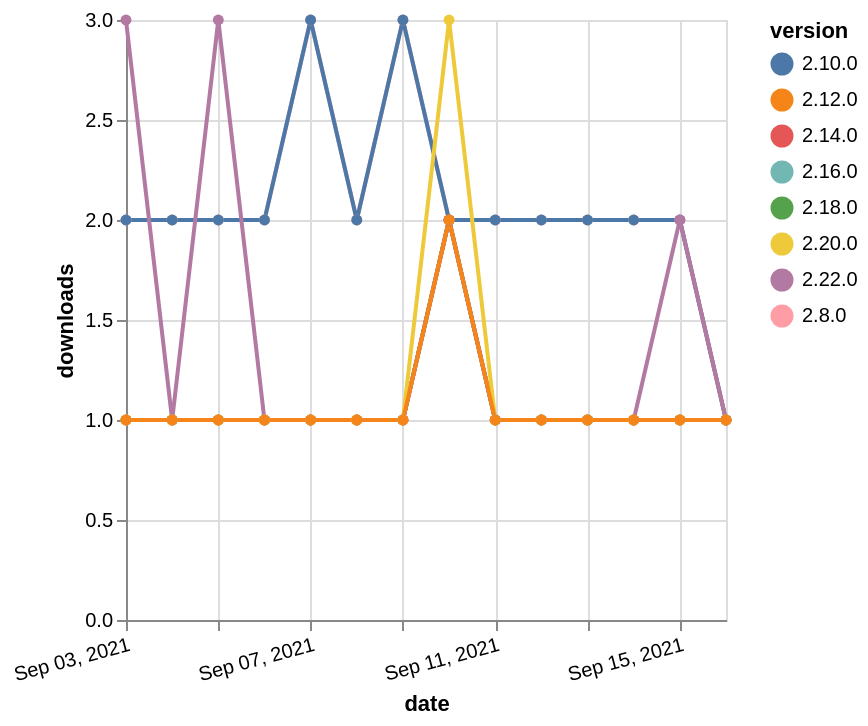

Write the Vega-Lite specification saved for this chart.
### Vega-Lite specification from a JSON file in a GitHub repository (floating-point values rounded to 4 significant figures)
{"$schema": "https://vega.github.io/schema/vega-lite/v5.json", "description": "A simple bar chart with embedded data.", "data": {"values": [{"date": "2021-09-03", "total": 190, "delta": 1, "version": "2.16.0"}, {"date": "2021-09-04", "total": 191, "delta": 1, "version": "2.16.0"}, {"date": "2021-09-05", "total": 192, "delta": 1, "version": "2.16.0"}, {"date": "2021-09-06", "total": 193, "delta": 1, "version": "2.16.0"}, {"date": "2021-09-07", "total": 194, "delta": 1, "version": "2.16.0"}, {"date": "2021-09-08", "total": 195, "delta": 1, "version": "2.16.0"}, {"date": "2021-09-09", "total": 196, "delta": 1, "version": "2.16.0"}, {"date": "2021-09-10", "total": 198, "delta": 2, "version": "2.16.0"}, {"date": "2021-09-11", "total": 199, "delta": 1, "version": "2.16.0"}, {"date": "2021-09-12", "total": 200, "delta": 1, "version": "2.16.0"}, {"date": "2021-09-13", "total": 201, "delta": 1, "version": "2.16.0"}, {"date": "2021-09-14", "total": 202, "delta": 1, "version": "2.16.0"}, {"date": "2021-09-15", "total": 203, "delta": 1, "version": "2.16.0"}, {"date": "2021-09-16", "total": 204, "delta": 1, "version": "2.16.0"}, {"date": "2021-09-03", "total": 2296, "delta": 2, "version": "2.8.0"}, {"date": "2021-09-04", "total": 2298, "delta": 2, "version": "2.8.0"}, {"date": "2021-09-05", "total": 2300, "delta": 2, "version": "2.8.0"}, {"date": "2021-09-06", "total": 2302, "delta": 2, "version": "2.8.0"}, {"date": "2021-09-07", "total": 2305, "delta": 3, "version": "2.8.0"}, {"date": "2021-09-08", "total": 2307, "delta": 2, "version": "2.8.0"}, {"date": "2021-09-09", "total": 2310, "delta": 3, "version": "2.8.0"}, {"date": "2021-09-10", "total": 2312, "delta": 2, "version": "2.8.0"}, {"date": "2021-09-11", "total": 2314, "delta": 2, "version": "2.8.0"}, {"date": "2021-09-12", "total": 2316, "delta": 2, "version": "2.8.0"}, {"date": "2021-09-13", "total": 2318, "delta": 2, "version": "2.8.0"}, {"date": "2021-09-14", "total": 2320, "delta": 2, "version": "2.8.0"}, {"date": "2021-09-15", "total": 2322, "delta": 2, "version": "2.8.0"}, {"date": "2021-09-16", "total": 2323, "delta": 1, "version": "2.8.0"}, {"date": "2021-09-03", "total": 2284, "delta": 2, "version": "2.10.0"}, {"date": "2021-09-04", "total": 2286, "delta": 2, "version": "2.10.0"}, {"date": "2021-09-05", "total": 2288, "delta": 2, "version": "2.10.0"}, {"date": "2021-09-06", "total": 2290, "delta": 2, "version": "2.10.0"}, {"date": "2021-09-07", "total": 2293, "delta": 3, "version": "2.10.0"}, {"date": "2021-09-08", "total": 2295, "delta": 2, "version": "2.10.0"}, {"date": "2021-09-09", "total": 2298, "delta": 3, "version": "2.10.0"}, {"date": "2021-09-10", "total": 2300, "delta": 2, "version": "2.10.0"}, {"date": "2021-09-11", "total": 2302, "delta": 2, "version": "2.10.0"}, {"date": "2021-09-12", "total": 2304, "delta": 2, "version": "2.10.0"}, {"date": "2021-09-13", "total": 2306, "delta": 2, "version": "2.10.0"}, {"date": "2021-09-14", "total": 2308, "delta": 2, "version": "2.10.0"}, {"date": "2021-09-15", "total": 2310, "delta": 2, "version": "2.10.0"}, {"date": "2021-09-16", "total": 2311, "delta": 1, "version": "2.10.0"}, {"date": "2021-09-03", "total": 156, "delta": 1, "version": "2.18.0"}, {"date": "2021-09-04", "total": 157, "delta": 1, "version": "2.18.0"}, {"date": "2021-09-05", "total": 158, "delta": 1, "version": "2.18.0"}, {"date": "2021-09-06", "total": 159, "delta": 1, "version": "2.18.0"}, {"date": "2021-09-07", "total": 160, "delta": 1, "version": "2.18.0"}, {"date": "2021-09-08", "total": 161, "delta": 1, "version": "2.18.0"}, {"date": "2021-09-09", "total": 162, "delta": 1, "version": "2.18.0"}, {"date": "2021-09-10", "total": 164, "delta": 2, "version": "2.18.0"}, {"date": "2021-09-11", "total": 165, "delta": 1, "version": "2.18.0"}, {"date": "2021-09-12", "total": 166, "delta": 1, "version": "2.18.0"}, {"date": "2021-09-13", "total": 167, "delta": 1, "version": "2.18.0"}, {"date": "2021-09-14", "total": 168, "delta": 1, "version": "2.18.0"}, {"date": "2021-09-15", "total": 169, "delta": 1, "version": "2.18.0"}, {"date": "2021-09-16", "total": 170, "delta": 1, "version": "2.18.0"}, {"date": "2021-09-03", "total": 194, "delta": 1, "version": "2.14.0"}, {"date": "2021-09-04", "total": 195, "delta": 1, "version": "2.14.0"}, {"date": "2021-09-05", "total": 196, "delta": 1, "version": "2.14.0"}, {"date": "2021-09-06", "total": 197, "delta": 1, "version": "2.14.0"}, {"date": "2021-09-07", "total": 198, "delta": 1, "version": "2.14.0"}, {"date": "2021-09-08", "total": 199, "delta": 1, "version": "2.14.0"}, {"date": "2021-09-09", "total": 200, "delta": 1, "version": "2.14.0"}, {"date": "2021-09-10", "total": 202, "delta": 2, "version": "2.14.0"}, {"date": "2021-09-11", "total": 203, "delta": 1, "version": "2.14.0"}, {"date": "2021-09-12", "total": 204, "delta": 1, "version": "2.14.0"}, {"date": "2021-09-13", "total": 205, "delta": 1, "version": "2.14.0"}, {"date": "2021-09-14", "total": 206, "delta": 1, "version": "2.14.0"}, {"date": "2021-09-15", "total": 207, "delta": 1, "version": "2.14.0"}, {"date": "2021-09-16", "total": 208, "delta": 1, "version": "2.14.0"}, {"date": "2021-09-03", "total": 116, "delta": 3, "version": "2.22.0"}, {"date": "2021-09-04", "total": 117, "delta": 1, "version": "2.22.0"}, {"date": "2021-09-05", "total": 120, "delta": 3, "version": "2.22.0"}, {"date": "2021-09-06", "total": 121, "delta": 1, "version": "2.22.0"}, {"date": "2021-09-07", "total": 122, "delta": 1, "version": "2.22.0"}, {"date": "2021-09-08", "total": 123, "delta": 1, "version": "2.22.0"}, {"date": "2021-09-09", "total": 124, "delta": 1, "version": "2.22.0"}, {"date": "2021-09-10", "total": 126, "delta": 2, "version": "2.22.0"}, {"date": "2021-09-11", "total": 127, "delta": 1, "version": "2.22.0"}, {"date": "2021-09-12", "total": 128, "delta": 1, "version": "2.22.0"}, {"date": "2021-09-13", "total": 129, "delta": 1, "version": "2.22.0"}, {"date": "2021-09-14", "total": 130, "delta": 1, "version": "2.22.0"}, {"date": "2021-09-15", "total": 132, "delta": 2, "version": "2.22.0"}, {"date": "2021-09-16", "total": 133, "delta": 1, "version": "2.22.0"}, {"date": "2021-09-03", "total": 175, "delta": 1, "version": "2.20.0"}, {"date": "2021-09-04", "total": 176, "delta": 1, "version": "2.20.0"}, {"date": "2021-09-05", "total": 177, "delta": 1, "version": "2.20.0"}, {"date": "2021-09-06", "total": 178, "delta": 1, "version": "2.20.0"}, {"date": "2021-09-07", "total": 179, "delta": 1, "version": "2.20.0"}, {"date": "2021-09-08", "total": 180, "delta": 1, "version": "2.20.0"}, {"date": "2021-09-09", "total": 181, "delta": 1, "version": "2.20.0"}, {"date": "2021-09-10", "total": 184, "delta": 3, "version": "2.20.0"}, {"date": "2021-09-11", "total": 185, "delta": 1, "version": "2.20.0"}, {"date": "2021-09-12", "total": 186, "delta": 1, "version": "2.20.0"}, {"date": "2021-09-13", "total": 187, "delta": 1, "version": "2.20.0"}, {"date": "2021-09-14", "total": 188, "delta": 1, "version": "2.20.0"}, {"date": "2021-09-15", "total": 189, "delta": 1, "version": "2.20.0"}, {"date": "2021-09-16", "total": 190, "delta": 1, "version": "2.20.0"}, {"date": "2021-09-03", "total": 234, "delta": 1, "version": "2.12.0"}, {"date": "2021-09-04", "total": 235, "delta": 1, "version": "2.12.0"}, {"date": "2021-09-05", "total": 236, "delta": 1, "version": "2.12.0"}, {"date": "2021-09-06", "total": 237, "delta": 1, "version": "2.12.0"}, {"date": "2021-09-07", "total": 238, "delta": 1, "version": "2.12.0"}, {"date": "2021-09-08", "total": 239, "delta": 1, "version": "2.12.0"}, {"date": "2021-09-09", "total": 240, "delta": 1, "version": "2.12.0"}, {"date": "2021-09-10", "total": 242, "delta": 2, "version": "2.12.0"}, {"date": "2021-09-11", "total": 243, "delta": 1, "version": "2.12.0"}, {"date": "2021-09-12", "total": 244, "delta": 1, "version": "2.12.0"}, {"date": "2021-09-13", "total": 245, "delta": 1, "version": "2.12.0"}, {"date": "2021-09-14", "total": 246, "delta": 1, "version": "2.12.0"}, {"date": "2021-09-15", "total": 247, "delta": 1, "version": "2.12.0"}, {"date": "2021-09-16", "total": 248, "delta": 1, "version": "2.12.0"}]}, "width": "container", "mark": {"type": "line", "point": {"filled": true}}, "encoding": {"x": {"field": "date", "type": "temporal", "timeUnit": "yearmonthdate", "title": "date", "axis": {"labelAngle": -15}}, "y": {"field": "delta", "type": "quantitative", "title": "downloads"}, "color": {"field": "version", "type": "nominal"}, "tooltip": {"field": "delta"}}}
